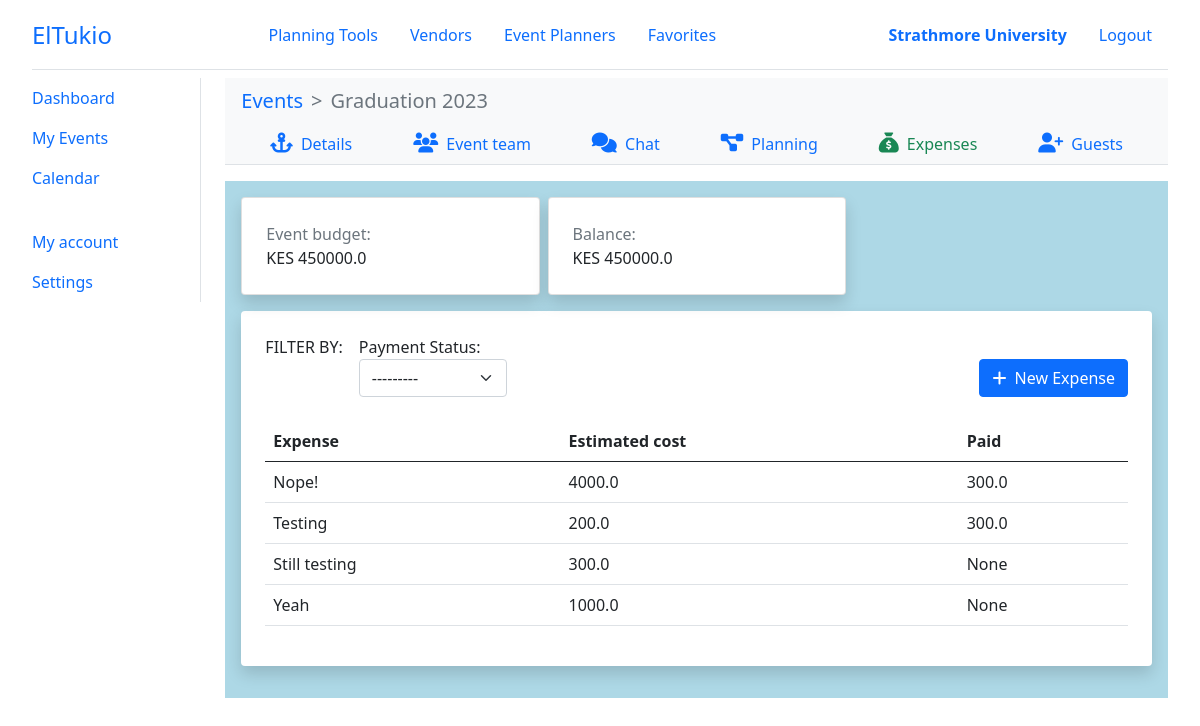
The page /organizer/events/1/expenses/ (signed in) on the database its author committed.
### el_tukio/models.py (models this page shows, shortened)
class User(AbstractUser):
    class UserType(models.IntegerChoices):
        ORGANIZER = 0, _('Organizer')
        PLANNER = 1, _('Planner')
        VENDOR = 3, _('Vendor')
        __empty__ = _('(Unkown)')
    user_type = models.SmallIntegerField(blank=True, null=True, choices=UserType.choices)
    phone_number = PhoneNumberField(blank=True, null=True, unique=True)
    profile = models.ImageField(default='default.png', upload_to='profile_pics')
    @property
    def is_organizer(self):
        return self.user_type == self.UserType.ORGANIZER
    @property
    def is_planner(self):
        return self.user_type == self.UserType.PLANNER
    @property
    def is_vendor(self):
        return self.user_type == self.UserType.VENDOR
    @property
    def full_name(self):
        return f'{self.first_name} {self.last_name}'
    class Meta:
        ordering = ['last_name', 'first_name']

class Event(models.Model):
    organizer = models.ForeignKey(Organizer, on_delete=CASCADE)
    event_name = models.CharField(max_length=100)
    event_date = models.DateField(help_text='When will this event be held?')
    event_budget = models.FloatField(help_text='What  is the budget for this event?')
    event_location = models.CharField(max_length=100, null=True, blank=True)
    guest_size = models.IntegerField(help_text='Expected number of guests at the event?')
    planners = models.ManyToManyField(Planner)
    vendors = models.ManyToManyField(Vendor)

class Expense(models.Model):
    event = models.ForeignKey(Event, on_delete=CASCADE)
    expense_category = models.ForeignKey(ExpenseCategory, on_delete=SET_NULL, blank=True, null=True)
    description = models.TextField(max_length=5000)
    total_cost = models.FloatField(help_text='Estimated taotal cost of this budget item')
    total_paid = models.FloatField( blank=True,  null=True, help_text='Total amount already paid for this budget item')
    budgeted_by = models.ForeignKey(User, on_delete=SET_NULL, blank=True, null=True)
    date_budgeted = models.DateTimeField(auto_now_add=True)

### el_tukio/utils/decorators.py (the view)
    def wrapper_func(request, *args, **kwargs):
        if request.user.is_authenticated and request.user.is_organizer:
            return view_func(request, *args, **kwargs)
        else:
            error_msg = 'Unauthorised action. You must be an event organizer to access this page!'
            return HttpResponse(error_msg)

### el_tukio/forms.py
class ExpenseForm(ModelForm):
    def __init__(self, *args, **kwargs):
        if 'exp_categories' in kwargs:
            exp_categories = kwargs.pop('exp_categories')
        super(ExpenseForm, self).__init__(*args, **kwargs)
        if 'exp_categories' in locals():
            self.fields['expense_category'] = forms.ChoiceField(
                required=False,
                choices=exp_categories
            )
    class Meta:
        model = Expense
        fields = ['description', 'expense_category', 'total_cost']

class ExpenseUpdateForm(ModelForm):
    def __init__(self, *args, **kwargs):
        if 'exp_categories' in kwargs:
            exp_categories = kwargs.pop('exp_categories')
        super(ExpenseUpdateForm, self).__init__(*args, **kwargs)
        if 'exp_categories' in locals():
            self.fields['expense_category'] = forms.ChoiceField(
                required=False,
                choices=exp_categories
            )
    class Meta:
        model = Expense
        fields = ['description', 'expense_category', 'total_cost', 'total_paid']

### templates/organizer/expenses.html (shortened to what this page needs)
{% extends 'layouts/dashboard.html' %}
{% load static %}
{% load widget_tweaks %}
{% block content %}
{% include 'components/nav-event.html' %}
<div class="text-start p-3" style="background: lightblue;">
    <div class="row row-cols-1 row-cols-md-3 g-2">
        <div class="col">
            <div class="card shadow h-100">
                <div class="card-body p-4">
                    <div class="text-muted">Event budget:</div>
                    KES <span id="eventBudget">{{ event.event_budget }}</span>
                </div>
            </div>
        </div>
        <div class="col">
            <div class="card shadow h-100">
                <div class="card-body p-4">
                    <div class="text-muted">Balance:</div>
                    KES <span id="eventBudget">{{ event.event_budget }}</span>
                </div>
            </div>
        </div>
    </div>
    <div class="bg-white rounded shadow my-3 p-4">
        <div class="d-flex justify-content-between align-items-end pb-4">
            <div class="d-flex gap-sm">
                <span>FILTER BY:</span>
                <div class="form-group mx-2 mb-0">
                    <label for="">Payment Status:</label>
                    <select name="payStatusFilter" id="payStatusFilter" class="form-select">
                        <option value="" selected>---------</option>
                    </select>
                </div>
            </div>
            <button type="button" class="btn btn-primary" data-bs-toggle="modal" data-bs-target="#newExpenseModal">
                <i class="fas fa-plus"></i>
                <span class="ms-1">New Expense</span>
            </button>
        </div>
        <table class="table" id="expensesTable">
            <thead>
                <tr>
                    <th>Expense</th>
                    <th>Estimated cost</th>
                    <th>Paid</th>
                </tr>
            </thead>
            <tbody>
                {% for exp in expenses %}
                <tr data-exp-id="{{ exp.id }}" class="cursor-pointer" onclick="expenseDetails({{ exp.id }})">
                    <td data-value="description">{{ exp.description }}</td>
                    <td data-value="total-cost">{{ exp.total_cost }}</td>
                    <td data-value="total-paid">{{ exp.total_paid }}</td>
                </tr>
                {% empty %}
                <tr>
                    <td colspan="3" class="text-danger">No expenses recorded yet!</td>
                </tr>
                {% endfor %}
            </tbody>
        </table>
    </div>
</div>
{% endblock content %}

### templates/components/header.html
<header class="header border-bottom d-flex align-items-center justify-content-between mb-2" id="header">
    <a href="{% url 'home' %}" class="logo">ElTukio</a>
    <nav class="nav-main d-flex align-items-center">
        <a href="#" class="nav-link">Planning Tools</a>
        <a href="{% url 'vendors' %}" class="nav-link">Vendors</a>
        <a href="{% url 'planners' %}" class="nav-link">Event Planners</a>
        {% if user.is_organizer or user.is_planner %}
        <a href="{% url 'bookmarks' user_type=user.get_user_type_display.lower %}" class="nav-link">Favorites</a>
        {% endif %}
    </nav>
    <nav class="nav-profile d-flex align-items-center">
        {% if user.is_authenticated %}
        {% if user.is_vendor %}
        <a class="nav-link fw-bold" href="{% url 'vendor-dashboard' %}">{{ user.vendor.business_name }}</a>
        {% elif user.is_planner %}
        <a class="nav-link fw-bold" href="{% url 'planner-dashboard' %}">{{ user.full_name }}</a>
        {% elif user.is_organizer %}
        <a class="nav-link fw-bold" href="{% url 'organizer-dashboard' %}">{{ user.full_name }}</a>
        {% endif %}
        <a class="nav-link" href="{% url 'logout' %}">Logout</a>
        {% else %}
        <a class="nav-link" href="{% url 'login' %}">Login</a>
        <a class="nav-link" href="{% url 'register' %}">Register</a>
        {% endif %}
    </nav>
</header>

### templates/components/nav-event.html
<nav style="--bs-breadcrumb-divider: '>';" aria-label="breadcrumb" class="bg-light px-3 py-2">
    <ol class="breadcrumb m-0 fs-5">
        <li class="breadcrumb-item"><a href="{% url 'organizer-events' %}">Events</a></li>
        <li class="breadcrumb-item active" aria-current="page">{{ event.event_name }}</li>
    </ol>
</nav>
<nav class="nav-secondary d-flex justify-content-evenly border-bottom bg-light mb-3">
    <a href="{% url 'organizer-event-details' event.id %}"
        class="nav-link {% if active == 'details' %}text-success{% endif %}">
        <i class="fs-5 fa-solid fa-anchor"></i>
        <span class="ms-1">Details</span>
    </a>
    <a href="{% url 'organizer-event-team' event.id %}"
        class="nav-link {% if active == 'team' %}text-success{% endif %}">
        <i class="fs-5 fa-solid fa-users"></i>
        <span class="ms-1">Event team</span>
    </a>
    <a href="#" class="nav-link">
        <i class="fs-5 fa-solid fa-comments"></i>
        <span class="ms-1">Chat</span>
    </a>
    <a href="{% url 'organizer-event-tasks' event.id %}" class="nav-link {% if active == 'plan' %}text-success{% endif %}">
        <i class="fs-5 fa-solid fa-diagram-project"></i>
        <span class="ms-1">Planning</span>
    </a>
    <a href="{% url 'organizer-event-expenses' event.id %}" class="nav-link {% if active == 'expenses' %}text-success{% endif %}">
        <i class="fs-5 fa-solid fa-sack-dollar"></i>
        <span class="ms-1">Expenses</span>
    </a>
    <a href="#" class="nav-link {% if active == 'guests' %}text-success{% endif %}">
        <i class="fs-5 fa-solid fa-user-plus"></i>
        <span class="ms-1">Guests</span>
    </a>
</nav>

### static/css/main.css (style rules this page uses)
:root { --tk-dim-header: 70px; }
body { padding: 0 2rem 4rem; text-align: center; }
a { text-decoration: none; cursor: pointer; }
.header { height: var(--tk-dim-header); }
.logo { font-size: 1.5rem; }
.gap-sm { gap: 0.5rem !important; }
.cursor-pointer { cursor: pointer !important; }

### rows shown on the page
User: full_name "Strathmore University"
Event: event_name "Graduation 2023", event_budget "450000.0"
Expense: description "Nope!", total_cost "4000.0", total_paid "300.0"
Expense: description "Testing", total_cost "200.0", total_paid "300.0"
Expense: description "Still testing", total_cost "300.0", total_paid "None"
Expense: description "Yeah", total_cost "1000.0", total_paid "None"
